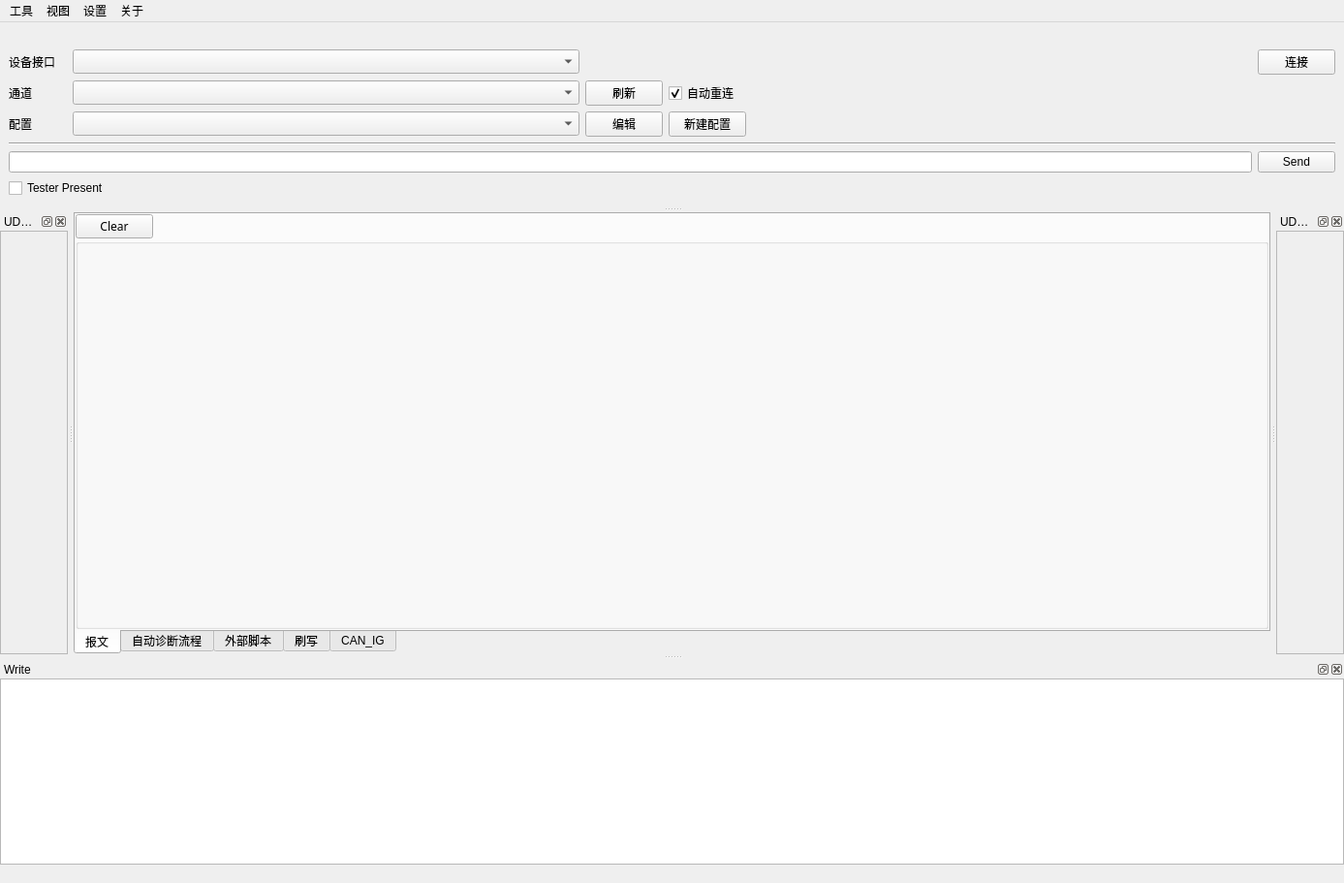
<?xml version="1.0" encoding="UTF-8"?>
<ui version="4.0">
 <class>UDSToolMainWindow</class>
 <widget class="QMainWindow" name="UDSToolMainWindow">
  <property name="geometry">
   <rect>
    <x>0</x>
    <y>0</y>
    <width>1387</width>
    <height>911</height>
   </rect>
  </property>
  <property name="windowTitle">
   <string>MainWindow</string>
  </property>
  <widget class="QWidget" name="centralwidget">
   <layout class="QHBoxLayout" name="horizontalLayout">
    <property name="spacing">
     <number>0</number>
    </property>
    <property name="leftMargin">
     <number>0</number>
    </property>
    <property name="topMargin">
     <number>0</number>
    </property>
    <property name="rightMargin">
     <number>0</number>
    </property>
    <property name="bottomMargin">
     <number>0</number>
    </property>
    <item>
     <widget class="QTabWidget" name="tabWidget">
      <property name="contextMenuPolicy">
       <enum>Qt::ContextMenuPolicy::DefaultContextMenu</enum>
      </property>
      <property name="layoutDirection">
       <enum>Qt::LayoutDirection::LeftToRight</enum>
      </property>
      <property name="tabPosition">
       <enum>QTabWidget::TabPosition::South</enum>
      </property>
      <property name="tabShape">
       <enum>QTabWidget::TabShape::Rounded</enum>
      </property>
      <property name="currentIndex">
       <number>0</number>
      </property>
      <property name="elideMode">
       <enum>Qt::TextElideMode::ElideNone</enum>
      </property>
      <widget class="QWidget" name="tab_DoIPTrace">
       <attribute name="title">
        <string>报文</string>
       </attribute>
       <layout class="QHBoxLayout" name="horizontalLayout_2">
        <property name="spacing">
         <number>0</number>
        </property>
        <property name="leftMargin">
         <number>0</number>
        </property>
        <property name="topMargin">
         <number>0</number>
        </property>
        <property name="rightMargin">
         <number>0</number>
        </property>
        <property name="bottomMargin">
         <number>0</number>
        </property>
        <item>
         <layout class="QVBoxLayout" name="verticalLayout_2" stretch="0,1">
          <item>
           <layout class="QVBoxLayout" name="verticalLayout">
            <item>
             <widget class="QPushButton" name="pushButton_ClearDoIPTrace">
              <property name="sizePolicy">
               <sizepolicy hsizetype="Fixed" vsizetype="Fixed">
                <horstretch>0</horstretch>
                <verstretch>0</verstretch>
               </sizepolicy>
              </property>
              <property name="font">
               <font>
                <family>微软雅黑</family>
               </font>
              </property>
              <property name="text">
               <string>Clear</string>
              </property>
             </widget>
            </item>
           </layout>
          </item>
          <item>
           <widget class="QGroupBox" name="groupBox_DoIPTrace">
            <property name="minimumSize">
             <size>
              <width>500</width>
              <height>0</height>
             </size>
            </property>
            <property name="title">
             <string/>
            </property>
           </widget>
          </item>
         </layout>
        </item>
       </layout>
      </widget>
      <widget class="QWidget" name="tab_AutomatedDiagProcess">
       <attribute name="title">
        <string>自动诊断流程</string>
       </attribute>
       <layout class="QVBoxLayout" name="verticalLayout_4">
        <property name="spacing">
         <number>0</number>
        </property>
        <property name="leftMargin">
         <number>0</number>
        </property>
        <property name="topMargin">
         <number>0</number>
        </property>
        <property name="rightMargin">
         <number>0</number>
        </property>
        <property name="bottomMargin">
         <number>0</number>
        </property>
        <item>
         <layout class="QVBoxLayout" name="verticalLayout_7">
          <item>
           <widget class="QPushButton" name="pushButton">
            <property name="sizePolicy">
             <sizepolicy hsizetype="Fixed" vsizetype="Fixed">
              <horstretch>0</horstretch>
              <verstretch>0</verstretch>
             </sizepolicy>
            </property>
            <property name="font">
             <font>
              <family>微软雅黑</family>
             </font>
            </property>
            <property name="text">
             <string>Run</string>
            </property>
           </widget>
          </item>
         </layout>
        </item>
        <item>
         <widget class="QSplitter" name="splitter_2">
          <property name="orientation">
           <enum>Qt::Orientation::Vertical</enum>
          </property>
          <widget class="QGroupBox" name="groupBox_AutomatedDiagProcessTable">
           <property name="minimumSize">
            <size>
             <width>500</width>
             <height>0</height>
            </size>
           </property>
           <property name="title">
            <string/>
           </property>
          </widget>
          <widget class="QGroupBox" name="groupBox_AutomatedDiagTrace">
           <property name="title">
            <string/>
           </property>
          </widget>
         </widget>
        </item>
       </layout>
      </widget>
      <widget class="QWidget" name="tab_ExternalScript">
       <attribute name="title">
        <string>外部脚本</string>
       </attribute>
       <widget class="QPushButton" name="pushButton_ExternalScriptRun">
        <property name="geometry">
         <rect>
          <x>70</x>
          <y>70</y>
          <width>95</width>
          <height>28</height>
         </rect>
        </property>
        <property name="text">
         <string>Run</string>
        </property>
       </widget>
       <widget class="QPushButton" name="pushButton_ExternalScriptStop">
        <property name="geometry">
         <rect>
          <x>70</x>
          <y>120</y>
          <width>95</width>
          <height>28</height>
         </rect>
        </property>
        <property name="text">
         <string>Stop</string>
        </property>
       </widget>
       <widget class="QToolButton" name="toolButton_LoadExternalScript">
        <property name="geometry">
         <rect>
          <x>500</x>
          <y>10</y>
          <width>24</width>
          <height>24</height>
         </rect>
        </property>
        <property name="text">
         <string>...</string>
        </property>
       </widget>
       <widget class="QLineEdit" name="lineEdit_ExternalScriptPath">
        <property name="geometry">
         <rect>
          <x>80</x>
          <y>10</y>
          <width>311</width>
          <height>24</height>
         </rect>
        </property>
       </widget>
      </widget>
      <widget class="QWidget" name="tab_Flash">
       <attribute name="title">
        <string>刷写</string>
       </attribute>
       <layout class="QVBoxLayout" name="verticalLayout_10">
        <property name="spacing">
         <number>6</number>
        </property>
        <property name="leftMargin">
         <number>6</number>
        </property>
        <property name="topMargin">
         <number>6</number>
        </property>
        <property name="rightMargin">
         <number>6</number>
        </property>
        <property name="bottomMargin">
         <number>6</number>
        </property>
        <item>
         <layout class="QHBoxLayout" name="horizontalLayout_6">
          <item>
           <widget class="QScrollArea" name="scrollArea_FlashFiles">
            <property name="sizePolicy">
             <sizepolicy hsizetype="Expanding" vsizetype="Expanding">
              <horstretch>0</horstretch>
              <verstretch>0</verstretch>
             </sizepolicy>
            </property>
            <property name="minimumSize">
             <size>
              <width>0</width>
              <height>0</height>
             </size>
            </property>
            <property name="maximumSize">
             <size>
              <width>16777215</width>
              <height>16777215</height>
             </size>
            </property>
            <property name="sizeIncrement">
             <size>
              <width>0</width>
              <height>0</height>
             </size>
            </property>
            <property name="baseSize">
             <size>
              <width>0</width>
              <height>0</height>
             </size>
            </property>
            <property name="verticalScrollBarPolicy">
             <enum>Qt::ScrollBarPolicy::ScrollBarAsNeeded</enum>
            </property>
            <property name="horizontalScrollBarPolicy">
             <enum>Qt::ScrollBarPolicy::ScrollBarAsNeeded</enum>
            </property>
            <property name="widgetResizable">
             <bool>true</bool>
            </property>
            <widget class="QWidget" name="scrollAreaWidgetContents_2">
             <property name="geometry">
              <rect>
               <x>0</x>
               <y>0</y>
               <width>949</width>
               <height>319</height>
              </rect>
             </property>
            </widget>
           </widget>
          </item>
          <item>
           <layout class="QVBoxLayout" name="verticalLayout_6">
            <item>
             <layout class="QHBoxLayout" name="horizontalLayout_7">
              <item>
               <widget class="QPushButton" name="pushButton_FlashConfig">
                <property name="sizePolicy">
                 <sizepolicy hsizetype="Fixed" vsizetype="Fixed">
                  <horstretch>0</horstretch>
                  <verstretch>0</verstretch>
                 </sizepolicy>
                </property>
                <property name="text">
                 <string>配置刷写流程</string>
                </property>
               </widget>
              </item>
              <item>
               <widget class="QCheckBox" name="checkBox_FlashMessageDisplay">
                <property name="text">
                 <string>刷写数据显示</string>
                </property>
               </widget>
              </item>
             </layout>
            </item>
            <item>
             <spacer name="verticalSpacer">
              <property name="orientation">
               <enum>Qt::Orientation::Vertical</enum>
              </property>
              <property name="sizeHint" stdset="0">
               <size>
                <width>20</width>
                <height>40</height>
               </size>
              </property>
             </spacer>
            </item>
            <item>
             <layout class="QHBoxLayout" name="horizontalLayout_5">
              <item>
               <widget class="QPushButton" name="pushButton_StartFlash">
                <property name="text">
                 <string>开始刷写</string>
                </property>
               </widget>
              </item>
              <item>
               <widget class="QPushButton" name="pushButton_StopFlash">
                <property name="enabled">
                 <bool>false</bool>
                </property>
                <property name="text">
                 <string>停止刷写</string>
                </property>
               </widget>
              </item>
             </layout>
            </item>
            <item>
             <widget class="QLabel" name="label_FlashState">
              <property name="sizePolicy">
               <sizepolicy hsizetype="Fixed" vsizetype="Fixed">
                <horstretch>0</horstretch>
                <verstretch>0</verstretch>
               </sizepolicy>
              </property>
              <property name="minimumSize">
               <size>
                <width>230</width>
                <height>0</height>
               </size>
              </property>
              <property name="maximumSize">
               <size>
                <width>16777215</width>
                <height>16777215</height>
               </size>
              </property>
              <property name="layoutDirection">
               <enum>Qt::LayoutDirection::LeftToRight</enum>
              </property>
              <property name="text">
               <string/>
              </property>
             </widget>
            </item>
           </layout>
          </item>
         </layout>
        </item>
        <item>
         <widget class="QProgressBar" name="progressBar_Flash">
          <property name="value">
           <number>0</number>
          </property>
          <property name="orientation">
           <enum>Qt::Orientation::Horizontal</enum>
          </property>
          <property name="textDirection">
           <enum>QProgressBar::Direction::TopToBottom</enum>
          </property>
         </widget>
        </item>
        <item>
         <layout class="QHBoxLayout" name="horizontalLayout_9"/>
        </item>
       </layout>
      </widget>
      <widget class="QWidget" name="tab_CANIG">
       <attribute name="title">
        <string>CAN_IG</string>
       </attribute>
      </widget>
     </widget>
    </item>
   </layout>
  </widget>
  <widget class="QMenuBar" name="menubar">
   <property name="geometry">
    <rect>
     <x>0</x>
     <y>0</y>
     <width>1387</width>
     <height>33</height>
    </rect>
   </property>
   <widget class="QMenu" name="menu_about">
    <property name="title">
     <string>关于</string>
    </property>
   </widget>
   <widget class="QMenu" name="menu_set">
    <property name="title">
     <string>设置</string>
    </property>
   </widget>
   <widget class="QMenu" name="menu_tool">
    <property name="title">
     <string>工具</string>
    </property>
    <addaction name="action_database"/>
   </widget>
   <widget class="QMenu" name="menu_view">
    <property name="title">
     <string>视图</string>
    </property>
    <addaction name="separator"/>
   </widget>
   <addaction name="menu_tool"/>
   <addaction name="menu_view"/>
   <addaction name="menu_set"/>
   <addaction name="menu_about"/>
  </widget>
  <widget class="QDockWidget" name="dockWidget">
   <property name="features">
    <set>QDockWidget::DockWidgetFeature::NoDockWidgetFeatures</set>
   </property>
   <property name="allowedAreas">
    <set>Qt::DockWidgetArea::TopDockWidgetArea</set>
   </property>
   <attribute name="dockWidgetArea">
    <number>4</number>
   </attribute>
   <widget class="QWidget" name="dockWidgetContents_3">
    <layout class="QVBoxLayout" name="verticalLayout_5">
     <item>
      <layout class="QGridLayout" name="gridLayout_2" columnstretch="1,0,0,0,0,0">
       <item row="2" column="1">
        <widget class="QComboBox" name="comboBox_ChooseConfig">
         <property name="sizePolicy">
          <sizepolicy hsizetype="Expanding" vsizetype="Fixed">
           <horstretch>0</horstretch>
           <verstretch>0</verstretch>
          </sizepolicy>
         </property>
         <property name="minimumSize">
          <size>
           <width>150</width>
           <height>0</height>
          </size>
         </property>
         <property name="font">
          <font>
           <family>微软雅黑</family>
          </font>
         </property>
        </widget>
       </item>
       <item row="1" column="0">
        <widget class="QLabel" name="label_5">
         <property name="sizePolicy">
          <sizepolicy hsizetype="Fixed" vsizetype="Fixed">
           <horstretch>0</horstretch>
           <verstretch>0</verstretch>
          </sizepolicy>
         </property>
         <property name="minimumSize">
          <size>
           <width>60</width>
           <height>0</height>
          </size>
         </property>
         <property name="font">
          <font>
           <family>微软雅黑</family>
          </font>
         </property>
         <property name="text">
          <string>通道</string>
         </property>
        </widget>
       </item>
       <item row="1" column="2">
        <widget class="QPushButton" name="pushButton_RefreshIP">
         <property name="sizePolicy">
          <sizepolicy hsizetype="Fixed" vsizetype="Fixed">
           <horstretch>0</horstretch>
           <verstretch>0</verstretch>
          </sizepolicy>
         </property>
         <property name="maximumSize">
          <size>
           <width>16777215</width>
           <height>16777215</height>
          </size>
         </property>
         <property name="font">
          <font>
           <family>微软雅黑</family>
          </font>
         </property>
         <property name="text">
          <string>刷新</string>
         </property>
        </widget>
       </item>
       <item row="2" column="0">
        <widget class="QLabel" name="label_6">
         <property name="sizePolicy">
          <sizepolicy hsizetype="Fixed" vsizetype="Fixed">
           <horstretch>0</horstretch>
           <verstretch>0</verstretch>
          </sizepolicy>
         </property>
         <property name="minimumSize">
          <size>
           <width>60</width>
           <height>0</height>
          </size>
         </property>
         <property name="font">
          <font>
           <family>微软雅黑</family>
          </font>
         </property>
         <property name="text">
          <string>配置</string>
         </property>
        </widget>
       </item>
       <item row="2" column="4">
        <spacer name="horizontalSpacer_2">
         <property name="orientation">
          <enum>Qt::Orientation::Horizontal</enum>
         </property>
         <property name="sizeHint" stdset="0">
          <size>
           <width>40</width>
           <height>20</height>
          </size>
         </property>
        </spacer>
       </item>
       <item row="2" column="2">
        <widget class="QPushButton" name="pushButton_EditConfig">
         <property name="sizePolicy">
          <sizepolicy hsizetype="Fixed" vsizetype="Fixed">
           <horstretch>0</horstretch>
           <verstretch>0</verstretch>
          </sizepolicy>
         </property>
         <property name="maximumSize">
          <size>
           <width>16777215</width>
           <height>16777215</height>
          </size>
         </property>
         <property name="font">
          <font>
           <family>微软雅黑</family>
          </font>
         </property>
         <property name="text">
          <string>编辑</string>
         </property>
        </widget>
       </item>
       <item row="1" column="1">
        <widget class="QComboBox" name="comboBox_HardwareChannel">
         <property name="sizePolicy">
          <sizepolicy hsizetype="Expanding" vsizetype="Fixed">
           <horstretch>0</horstretch>
           <verstretch>0</verstretch>
          </sizepolicy>
         </property>
         <property name="minimumSize">
          <size>
           <width>150</width>
           <height>0</height>
          </size>
         </property>
         <property name="font">
          <font>
           <family>微软雅黑</family>
          </font>
         </property>
         <property name="labelDrawingMode">
          <enum>QComboBox::LabelDrawingMode::UseStyle</enum>
         </property>
        </widget>
       </item>
       <item row="2" column="3">
        <widget class="QPushButton" name="pushButton_CreateConfig">
         <property name="sizePolicy">
          <sizepolicy hsizetype="Fixed" vsizetype="Fixed">
           <horstretch>0</horstretch>
           <verstretch>0</verstretch>
          </sizepolicy>
         </property>
         <property name="font">
          <font>
           <family>微软雅黑</family>
          </font>
         </property>
         <property name="text">
          <string>新建配置</string>
         </property>
        </widget>
       </item>
       <item row="1" column="3">
        <widget class="QCheckBox" name="checkBox_AotuReconnect">
         <property name="sizePolicy">
          <sizepolicy hsizetype="Fixed" vsizetype="Fixed">
           <horstretch>0</horstretch>
           <verstretch>0</verstretch>
          </sizepolicy>
         </property>
         <property name="text">
          <string>自动重连</string>
         </property>
         <property name="checked">
          <bool>true</bool>
         </property>
         <property name="autoRepeat">
          <bool>false</bool>
         </property>
        </widget>
       </item>
       <item row="0" column="0">
        <widget class="QLabel" name="label_7">
         <property name="sizePolicy">
          <sizepolicy hsizetype="Fixed" vsizetype="Fixed">
           <horstretch>0</horstretch>
           <verstretch>0</verstretch>
          </sizepolicy>
         </property>
         <property name="minimumSize">
          <size>
           <width>60</width>
           <height>0</height>
          </size>
         </property>
         <property name="font">
          <font>
           <family>微软雅黑</family>
          </font>
         </property>
         <property name="text">
          <string>设备接口</string>
         </property>
        </widget>
       </item>
       <item row="0" column="1">
        <widget class="QComboBox" name="comboBox_HardwareType">
         <property name="sizePolicy">
          <sizepolicy hsizetype="Expanding" vsizetype="Fixed">
           <horstretch>0</horstretch>
           <verstretch>0</verstretch>
          </sizepolicy>
         </property>
         <property name="minimumSize">
          <size>
           <width>150</width>
           <height>0</height>
          </size>
         </property>
         <property name="font">
          <font>
           <family>微软雅黑</family>
          </font>
         </property>
         <property name="labelDrawingMode">
          <enum>QComboBox::LabelDrawingMode::UseStyle</enum>
         </property>
        </widget>
       </item>
       <item row="0" column="5">
        <widget class="QPushButton" name="pushButton_ConnectDoIP">
         <property name="sizePolicy">
          <sizepolicy hsizetype="Fixed" vsizetype="Fixed">
           <horstretch>0</horstretch>
           <verstretch>0</verstretch>
          </sizepolicy>
         </property>
         <property name="maximumSize">
          <size>
           <width>16777215</width>
           <height>16777215</height>
          </size>
         </property>
         <property name="font">
          <font>
           <family>微软雅黑</family>
          </font>
         </property>
         <property name="text">
          <string>连接</string>
         </property>
        </widget>
       </item>
      </layout>
     </item>
     <item>
      <widget class="Line" name="line">
       <property name="orientation">
        <enum>Qt::Orientation::Horizontal</enum>
       </property>
      </widget>
     </item>
     <item>
      <layout class="QHBoxLayout" name="horizontalLayout_8">
       <item>
        <widget class="QLineEdit" name="lineEdit_DoIPRawDate"/>
       </item>
       <item>
        <widget class="QPushButton" name="pushButton_SendDoIP">
         <property name="sizePolicy">
          <sizepolicy hsizetype="Fixed" vsizetype="Fixed">
           <horstretch>0</horstretch>
           <verstretch>0</verstretch>
          </sizepolicy>
         </property>
         <property name="text">
          <string>Send</string>
         </property>
        </widget>
       </item>
      </layout>
     </item>
     <item>
      <layout class="QHBoxLayout" name="horizontalLayout_3">
       <item>
        <widget class="QCheckBox" name="checkBox_TesterPresent">
         <property name="text">
          <string>Tester Present</string>
         </property>
        </widget>
       </item>
      </layout>
     </item>
    </layout>
   </widget>
  </widget>
  <widget class="QDockWidget" name="dockWidget_DiagTree">
   <property name="features">
    <set>QDockWidget::DockWidgetFeature::DockWidgetClosable|QDockWidget::DockWidgetFeature::DockWidgetFloatable|QDockWidget::DockWidgetFeature::DockWidgetMovable</set>
   </property>
   <property name="allowedAreas">
    <set>Qt::DockWidgetArea::BottomDockWidgetArea|Qt::DockWidgetArea::LeftDockWidgetArea|Qt::DockWidgetArea::RightDockWidgetArea</set>
   </property>
   <property name="windowTitle">
    <string>UDS Services</string>
   </property>
   <attribute name="dockWidgetArea">
    <number>1</number>
   </attribute>
   <widget class="QWidget" name="dockWidgetContents_4">
    <layout class="QVBoxLayout" name="verticalLayout_8">
     <property name="spacing">
      <number>0</number>
     </property>
     <property name="leftMargin">
      <number>0</number>
     </property>
     <property name="topMargin">
      <number>0</number>
     </property>
     <property name="rightMargin">
      <number>0</number>
     </property>
     <property name="bottomMargin">
      <number>0</number>
     </property>
     <item>
      <widget class="QScrollArea" name="scrollArea_DiagTree">
       <property name="sizePolicy">
        <sizepolicy hsizetype="Expanding" vsizetype="Expanding">
         <horstretch>0</horstretch>
         <verstretch>0</verstretch>
        </sizepolicy>
       </property>
       <property name="minimumSize">
        <size>
         <width>0</width>
         <height>0</height>
        </size>
       </property>
       <property name="maximumSize">
        <size>
         <width>16777215</width>
         <height>16777215</height>
        </size>
       </property>
       <property name="sizeIncrement">
        <size>
         <width>0</width>
         <height>0</height>
        </size>
       </property>
       <property name="baseSize">
        <size>
         <width>0</width>
         <height>0</height>
        </size>
       </property>
       <property name="verticalScrollBarPolicy">
        <enum>Qt::ScrollBarPolicy::ScrollBarAsNeeded</enum>
       </property>
       <property name="horizontalScrollBarPolicy">
        <enum>Qt::ScrollBarPolicy::ScrollBarAsNeeded</enum>
       </property>
       <property name="widgetResizable">
        <bool>true</bool>
       </property>
       <widget class="QWidget" name="scrollAreaWidgetContents">
        <property name="geometry">
         <rect>
          <x>0</x>
          <y>0</y>
          <width>80</width>
          <height>377</height>
         </rect>
        </property>
       </widget>
      </widget>
     </item>
    </layout>
   </widget>
  </widget>
  <widget class="QDockWidget" name="dockWidget_UdsCaseTree">
   <property name="allowedAreas">
    <set>Qt::DockWidgetArea::BottomDockWidgetArea|Qt::DockWidgetArea::LeftDockWidgetArea|Qt::DockWidgetArea::RightDockWidgetArea</set>
   </property>
   <property name="windowTitle">
    <string>UDS测试流程</string>
   </property>
   <attribute name="dockWidgetArea">
    <number>2</number>
   </attribute>
   <widget class="QWidget" name="dockWidgetContents_5">
    <layout class="QVBoxLayout" name="verticalLayout_9">
     <property name="spacing">
      <number>0</number>
     </property>
     <property name="leftMargin">
      <number>0</number>
     </property>
     <property name="topMargin">
      <number>0</number>
     </property>
     <property name="rightMargin">
      <number>0</number>
     </property>
     <property name="bottomMargin">
      <number>0</number>
     </property>
     <item>
      <widget class="QScrollArea" name="scrollArea_UdsCaseTree">
       <property name="widgetResizable">
        <bool>true</bool>
       </property>
       <widget class="QWidget" name="scrollAreaWidgetContents_3">
        <property name="geometry">
         <rect>
          <x>0</x>
          <y>0</y>
          <width>80</width>
          <height>377</height>
         </rect>
        </property>
       </widget>
      </widget>
     </item>
    </layout>
   </widget>
  </widget>
  <widget class="QDockWidget" name="dockWidget_write">
   <property name="allowedAreas">
    <set>Qt::DockWidgetArea::BottomDockWidgetArea|Qt::DockWidgetArea::LeftDockWidgetArea|Qt::DockWidgetArea::RightDockWidgetArea</set>
   </property>
   <property name="windowTitle">
    <string>Write</string>
   </property>
   <attribute name="dockWidgetArea">
    <number>8</number>
   </attribute>
   <widget class="QWidget" name="dockWidgetContents_6">
    <layout class="QHBoxLayout" name="horizontalLayout_4">
     <property name="spacing">
      <number>0</number>
     </property>
     <property name="leftMargin">
      <number>0</number>
     </property>
     <property name="topMargin">
      <number>0</number>
     </property>
     <property name="rightMargin">
      <number>0</number>
     </property>
     <property name="bottomMargin">
      <number>0</number>
     </property>
     <item>
      <widget class="QPlainTextEdit" name="plainTextEdit_DataDisplay">
       <property name="font">
        <font>
         <family>Microsoft YaHei</family>
        </font>
       </property>
      </widget>
     </item>
    </layout>
   </widget>
  </widget>
  <widget class="QStatusBar" name="status_bar">
   <property name="sizeGripEnabled">
    <bool>false</bool>
   </property>
  </widget>
  <action name="action_database">
   <property name="text">
    <string>可视化数据库</string>
   </property>
  </action>
  <action name="actionReset_View">
   <property name="text">
    <string>Reset View</string>
   </property>
  </action>
  <action name="actionUDS_Services">
   <property name="text">
    <string>UDS Services</string>
   </property>
  </action>
  <action name="actionWrite">
   <property name="text">
    <string>Write</string>
   </property>
  </action>
  <action name="actionUDSCase">
   <property name="text">
    <string>UDS测试流程</string>
   </property>
  </action>
 </widget>
 <resources/>
 <connections/>
</ui>
